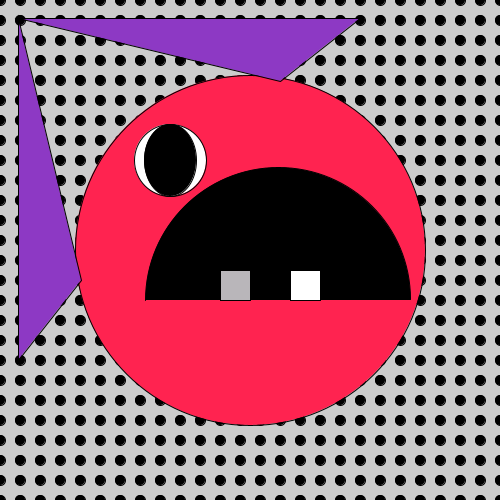
Frame 1 (no input)
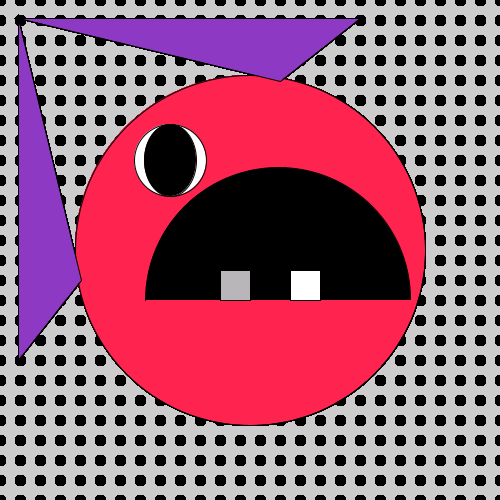
Frame 60 (the mouse pressed at the canvas centre just before this capture)
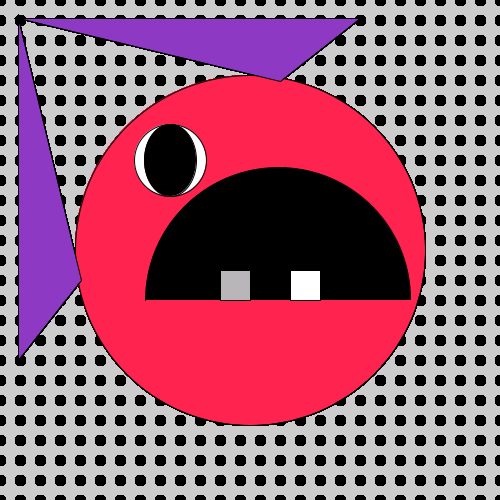
Frame 120 (the mouse held since frame 60 and released just before this capture)

The Processing sketch that drew these frames (run headless with seeded random() and noise(); from frame 60 on, the mouse is pressed at the canvas centre):

// Processing sketch: processing_159892
// ── processing_159892.pde

void setup() {
size(500, 500) ;
}

void draw() {
for (int x = 0 ; x < 30 ; x++) {
  for (int y = 0; y <30; y++) {
  fill(#000000);
   ellipse(20*x, 20*y, 10, 10) ;
  }
} 
fill (255, 35, 80);
ellipse(250, 250, 350, 350) ;

fill (#8D39C4);
triangle (18, 18, 18, 360, 81, 280);

fill (#8D39C4);
triangle (280, 81, 360, 18, 18, 18);

fill (#FFFFFF);
ellipse(170, 160, 72, 72);

fill (#000000);
arc(278,300,265,265,PI,TWO_PI);

fill (#FFFFFF);
rect(290, 270, 30, 30);

fill (#B9B6BA);
rect(220, 270, 30, 30);

fill (#000000);
ellipse(170, 160, 52, 72);

}
